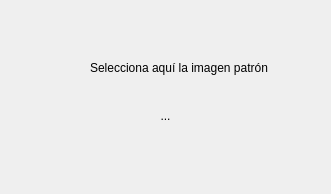
<?xml version="1.0" encoding="UTF-8"?>
<ui version="4.0">
 <class>dpatron</class>
 <widget class="QDialog" name="dpatron">
  <property name="geometry">
   <rect>
    <x>0</x>
    <y>0</y>
    <width>331</width>
    <height>194</height>
   </rect>
  </property>
  <property name="windowTitle">
   <string>Buscar patrón</string>
  </property>
  <widget class="QToolButton" name="toolButton">
   <property name="geometry">
    <rect>
     <x>130</x>
     <y>90</y>
     <width>71</width>
     <height>51</height>
    </rect>
   </property>
   <property name="text">
    <string>...</string>
   </property>
   <property name="icon">
    <iconset resource="recursos.qrc">
     <normaloff>:/new/prefix1/imagenes/abrir.png</normaloff>:/new/prefix1/imagenes/abrir.png</iconset>
   </property>
   <property name="iconSize">
    <size>
     <width>32</width>
     <height>32</height>
    </size>
   </property>
   <property name="autoRaise">
    <bool>true</bool>
   </property>
  </widget>
  <widget class="QLabel" name="label">
   <property name="geometry">
    <rect>
     <x>90</x>
     <y>60</y>
     <width>191</width>
     <height>16</height>
    </rect>
   </property>
   <property name="text">
    <string>Selecciona aquí la imagen patrón</string>
   </property>
  </widget>
 </widget>
 <resources>
  <include location="recursos.qrc"/>
 </resources>
 <connections/>
</ui>
